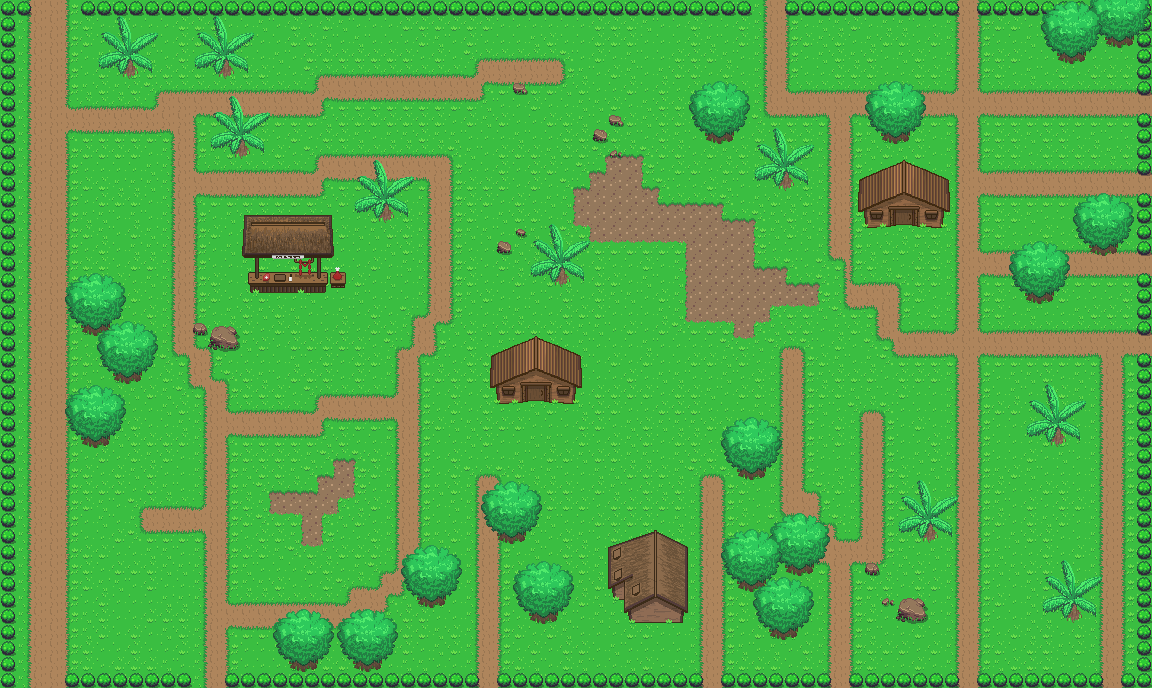

Below is a game level as drawn by its tile map, then a one-line description and the .tmx that defines it (tile-layer data replaced by summaries):
An orthogonal 72x43 tile map with 16x16 px tiles, 4 tile layers (Tile Layer 1, Tile Layer 2, Above, ABove), 2 tilesets.

<map version="1.0" tiledversion="1.0.2" orientation="orthogonal" renderorder="left-down" width="72" height="43" tilewidth="16" tileheight="16" nextobjectid="1">
 <tileset firstgid="1" source="../../Tileset/Overworld.tsx" />
 <tileset firstgid="1729" source="../../Tileset/Building.tsx" />
 <layer name="Tile Layer 1" width="72" height="43">
  <data>[3096 cells, 3096 non-empty, 31 distinct tile ids]</data>
 </layer>
 <layer name="Tile Layer 2" width="72" height="43">
  <data>[3096 cells, 358 non-empty, 74 distinct tile ids]</data>
 </layer>
 <layer name="Above" width="72" height="43">
  <properties>
   <property name="unity:sortingLayerName" value="AbovePlayer" />
  </properties>
  <data>[3096 cells, 406 non-empty, 75 distinct tile ids]</data>
 </layer>
 <layer name="ABove" width="72" height="43">
  <properties>
   <property name="unity:sortingLayerName" value="AbovePlayer" />
  </properties>
  <data>[3096 cells, 28 non-empty, 14 distinct tile ids]</data>
 </layer>
</map>
